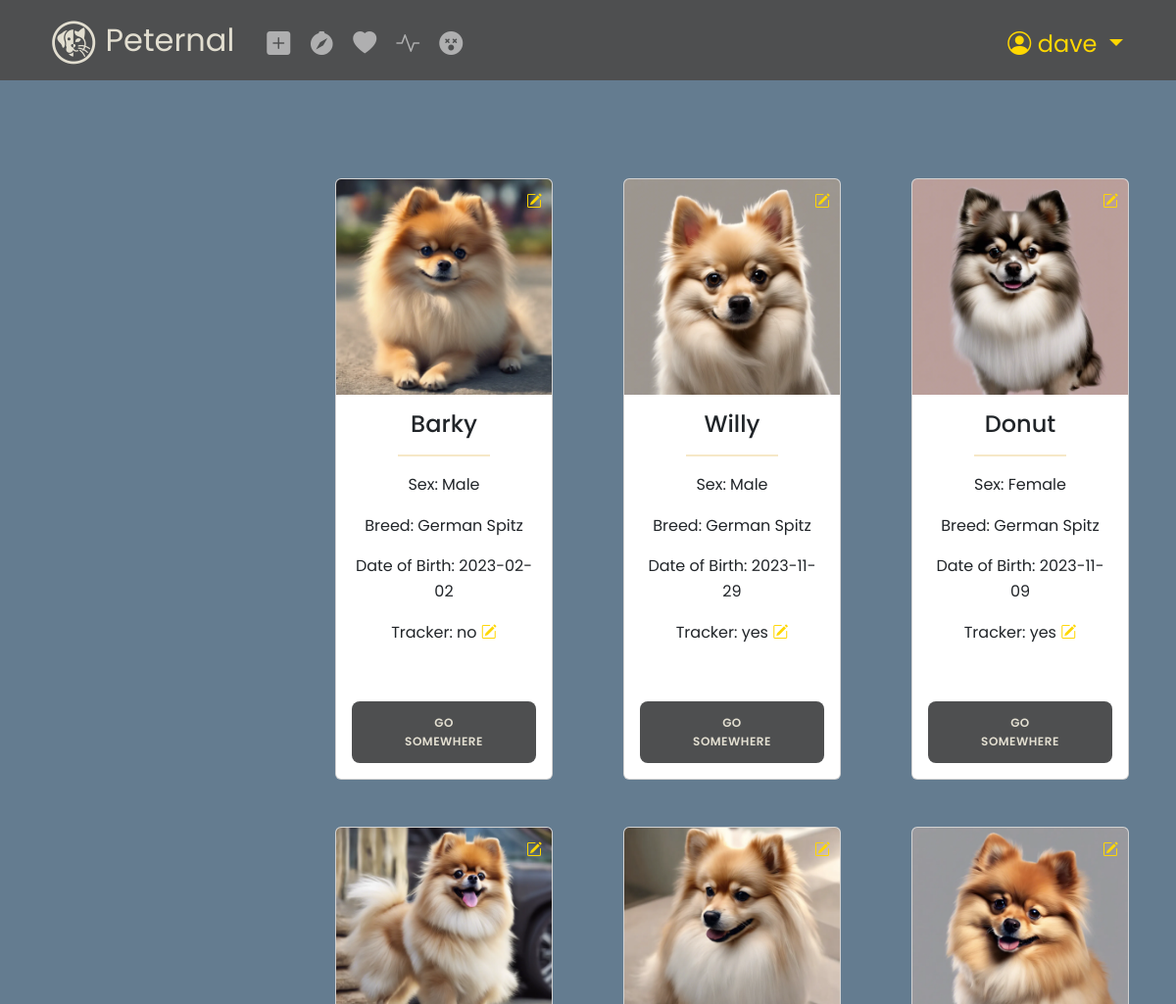
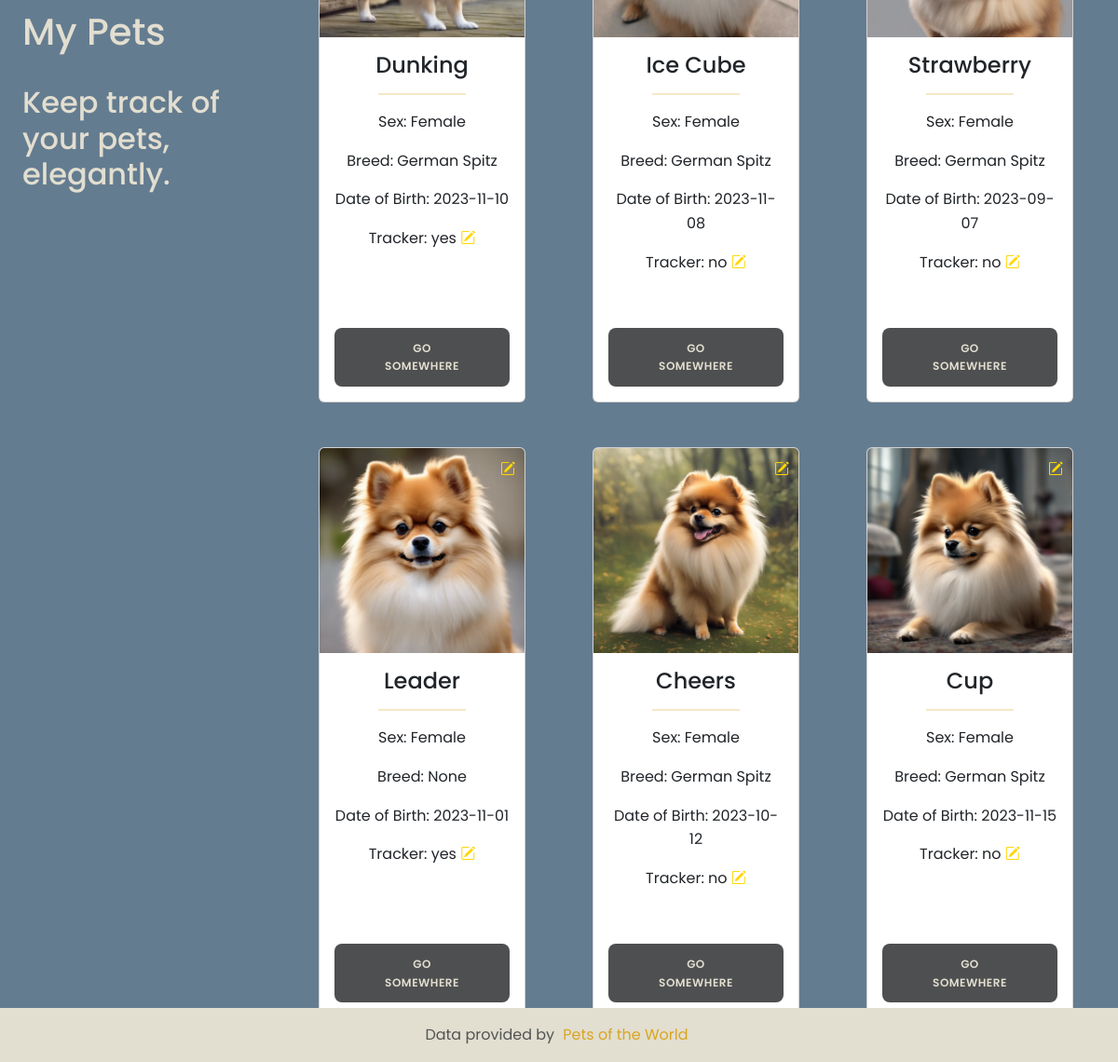
The page / (signed in) on the database its author committed (2 pictures, top to bottom).
### tables this page shows
CREATE TABLE users (
    user_id INTEGER PRIMARY KEY AUTOINCREMENT,
    username TEXT NOT NULL UNIQUE,
    hash TEXT NOT NULL,
    email TEXT NOT NULL UNIQUE,
    email_verified INTEGER DEFAULT 0
);

CREATE TABLE pets (
    pets_id INTEGER PRIMARY KEY AUTOINCREMENT,
    user_id INTEGER,
    pet_type TEXT NOT NULL,
    pet_sex TEXT NOT NULL,
    pet_name TEXT NOT NULL,
    photo_path TEXT,
    breed TEXT,
    pet_dob DATE,
    tracker TEXT,
    FOREIGN KEY(user_id) REFERENCES users(user_id)
);

### app.py (the view)
@app.route("/")
@login_required
def index():
    user_id = session["user_id"]
    try:
        pets = get_pets(user_id)
    except ValueError as e:
        flash(str(e), 'danger')
        logging.error("Error fetching pets: %s", e)
        pets = []  # Default to an empty list in case of an error
    return render_template("index.html", pets=pets)

### app.py (called while the page is built)
@app.after_request
def after_request(response):
    response.headers["Cache-Control"] = "no-cache, no-store, must-revalidate"
    response.headers["Expires"] = 0
    response.headers["Pragma"] = "no-cache"
    return response

@app.context_processor
def get_username_info():
    if "user_id" in session:
        user_id = session["user_id"]
        username_info = get_username_by_user_id(user_id)  # Function to get user info from DB
        return {'logged_in_user': username_info}  # 'user_info' should have username
    return {'logged_in_user': None}

### auth.py (called while the page is built)
def login_required(f):
    @wraps(f)
    def decorated_function(*args, **kwargs):
        if session.get("user_id") is None:
            return redirect("/login")
        return f(*args, **kwargs)
    return decorated_function

### database.py (called while the page is built)
def get_db_connection():
    conn = sqlite3.connect(DATABASE)
    conn.row_factory = sqlite3.Row
    return conn

def get_username_by_user_id(user_id):
    with get_db_connection() as conn:
        cursor = conn.cursor()
        cursor.execute("SELECT username FROM users WHERE user_id = ?", (user_id,))
        username_info = cursor.fetchone()
        return username_info

def get_pets(user_id):
    try:
        with get_db_connection() as conn:
            cursor = conn.cursor()
            cursor.execute("SELECT * FROM pets WHERE user_id = ?", (user_id,))
            pets = cursor.fetchall()
            return pets
    except sqlite3.IntegrityError as e:
        logging.error("Database error when fetching pets: %s", e)
        raise ValueError("Database error when fetching pets") from e

### templates/index.html (shortened to what this page needs)
{% extends "layout.html" %}
{% block main %}
<div class="container-fluid h-100 mb-4 mr-4 ml-4 mb-md-5 mr-md-5 ml-md-5">
    <div class="row h-100 align-items-center">
        <div class="col-md-3 col-12">
            <div class="fixed-column align-items-center h-100">
                <h1>My Pets</h1>
                <br>
                <h2>Keep track of your pets, elegantly.</h2>
                <br>
            </div>
        </div>
        <div class="col-md-9 col-12">
            <div class="row">
                {% for pet in pets %}
                <div class="col-lg-4 col-md-6 col-12 mb-5">
                    <div class="card h-100 m-4">
                        <img src="{{ url_for('static', filename=pet.photo_path) }}" class="card-img-top" alt="{{ pet.pet_name }}">
                        <i class="bi bi-pencil-square edit-photo-icon" onclick="editPhoto('{{ pet.pets_id }}')"></i>
                        <div class="card-body d-flex flex-column">
                            <div class="content">
                                <h4 class="card-title">{{ pet.pet_name }}</h4>
                                <hr class="hr-card" />
                                <p class="card-text">Sex: {{ pet.pet_sex }}</p>
                                <p class="card-text">Breed: {{ pet.breed }}</p>
                                <p class="card-text">Date of Birth: {{ pet.pet_dob }}</p>
                                <p class="card-text">Tracker: {{ pet.tracker }}
                                <i class="bi bi-pencil-square edit-tracker-icon" onclick="editTracker('{{ pet.pets_id }}')"></i></p>
                            </div>
                            <a href="#" class="button">Go somewhere</a>
                        </div>
                    </div>
                </div>
                {% endfor %}
            </div>
        </div>
    </div>
</div>
{% endblock %}

### templates/layout.html (shortened to what this page needs)
<!DOCTYPE html>
<html lang="en">
    <head>
        <link href="https://cdn.jsdelivr.net/npm/bootstrap@5.3.2/dist/css/bootstrap.min.css" rel="stylesheet">
        <link href="https://cdnjs.cloudflare.com/ajax/libs/select2/4.0.13/css/select2.min.css" rel="stylesheet">
        <link href="https://cdnjs.cloudflare.com/ajax/libs/bootstrap-icons/1.7.2/font/bootstrap-icons.css" rel="stylesheet">
        <link href="/static/styles.css" rel="stylesheet">
    </head>
    <body>
        <nav class="navbar navbar-dark bg-navbar sticky-top navbar-expand-md">
            <div class="container-fluid">
                <a class="navbar-brand" href="/"><span class="red"><img src="/static/favicon.ico" alt="Peternal"> Peternal </a>
                <div class="collapse navbar-collapse" id="navbar">
                    {% if session["user_id"] %}
                        <ul class="navbar-nav nav-pills me-auto mt-2">
                            <li class="nav-item">
                                <a class="nav-link" href="/add_pet" title="Add Pet"><i class="bi bi-plus-square-fill"></i></a>
                            </li>
                            <li class="nav-item">
                                <a class="nav-link" href="/tracking" title="Tracking"><i class="bi bi-compass-fill"></i></a>
                            </li>
                            <li class="nav-item">
                                <a class="nav-link" href="/dating" title="Dating"><i class="bi bi-heart-fill"></i></a>
                            </li>
                            <li class="nav-item">
                                <a class="nav-link" href="/health" title="Health"><i class="bi bi-activity"></i></a>
                            </li>
                            <li class="nav-item">
                                <a class="nav-link" href="/afterlife" title="Afterlife"><i class="bi bi-emoji-dizzy-fill"></i></a>
                            </li>
                        </ul>
                        <div class="nav-item dropdown ms-auto mt-2">
                            <a class="nav-link dropdown-toggle nav-user-icon" href="#" id="navbarDropdown" role="button" data-bs-toggle="dropdown" aria-expanded="false">
                                <i class="bi bi-person-circle"></i> {{ logged_in_user.username }}
                            </a>
                        </div>
                    {% endif %}
                </div>
            </div>
        </nav>
        <header>
        </header>
        <main class="container-fluid d-flex align-items-center full-height-container">
            {% block main %}{% endblock %}
        </main>
        <footer class="footer fixed-bottom mt-auto py-3 bg-footer text-center text-muted">
            <div class="footer-container">
                <span class="text-body-secondary">
                    Data provided by <a href="https://froggystyle.biz/">Pets of the World</a>
                </span>
            </div>
        </footer>
    </body>
</html>

### static/styles.css (style rules this page uses)
html, body { height: 100%; width: 100%; margin: 0; font-family: 'Poppins', sans-serif; }
:root { --main-color: #647C90; --light-color: #E2DED0; --dark-color: #4E4F50; --accent-color: #746C70; --highlight-color: #FFD700; --link-color: #DAA520; }
body { background-color: var(--main-color); color: var(--light-color); display: flex; flex-direction: column; font-size: 100%; line-height: 1.6; }
a { color: var(--link-color); text-decoration: none; padding-left: 5px; padding-right: 5px; }
main { flex: 1; }
.full-height-container { height: 100%; padding-bottom: 50px; }
.navbar { background-color: var(--dark-color); color: var(--light-color); padding-left: 2rem; padding-right: 2rem; font-size: x-large; }
.navbar a:not(.navbar-brand) { border: 2px solid transparent; outline: none; }
.navbar-brand { border: 2px solid transparent; color: var(--light-color); font-size: xx-large; outline: none; }
.nav-user-icon { border: 2px solid transparent; color: var(--highlight-color); padding: 0.5rem; outline: none; }
.bg-footer { background-color: var(--light-color); color: var(--dark-color); padding-top: 100px; }
.footer-container { border: 0px transparent; }
.button { background-color: var(--dark-color); color: var(--light-color); font-size: 12px; padding: 10px 45px; border: 2px solid transparent; border-radius: 8px; font-weight: 600; letter-spacing: 0.5px; text-transform: uppercase; margin-top: 10px; cursor: pointer; }
header { min-height: 100px; position: relative; z-index: 0; }
@media (min-width: 768px) { .col-md-9 { overflow-y: auto; max-height: 100vh; } }
.fixed-column { position: sticky; top: 0; }
.card .card-body { display: flex; flex-direction: column; justify-content: center; text-align: center; height: 100%; max-width: 350px; margin: auto; }
.card-body .content { flex-grow: 1; }
.edit-photo-icon, .edit-tracker-icon { color: var(--highlight-color); cursor: pointer; }
.edit-photo-icon { position: absolute; top: 10px; right: 10px; }
.hr-card { width: 50%; border: 1px solid var(--link-color); margin-left: auto; margin-right: auto; }

### rows shown on the page
users: username "dave"
pets: photo_path (picture), pet_name "Barky", pet_sex "Male", breed "German Spitz", pet_dob "2023-02-02", tracker "no"
pets: photo_path (picture), pet_name "Willy", pet_sex "Male", breed "German Spitz", pet_dob "2023-11-29", tracker "yes"
pets: photo_path (picture), pet_name "Donut", pet_sex "Female", breed "German Spitz", pet_dob "2023-11-09", tracker "yes"
pets: photo_path (picture), pet_name "Dunking", pet_sex "Female", breed "German Spitz", pet_dob "2023-11-10", tracker "yes"
pets: photo_path (picture), pet_name "Ice Cube", pet_sex "Female", breed "German Spitz", pet_dob "2023-11-08", tracker "no"
pets: photo_path (picture), pet_name "Strawberry", pet_sex "Female", breed "German Spitz", pet_dob "2023-09-07", tracker "no"
pets: photo_path (picture), pet_name "Leader", pet_sex "Female", breed "None", pet_dob "2023-11-01", tracker "yes"
pets: photo_path (picture), pet_name "Cheers", pet_sex "Female", breed "German Spitz", pet_dob "2023-10-12", tracker "no"
pets: photo_path (picture), pet_name "Cup", pet_sex "Female", breed "German Spitz", pet_dob "2023-11-15", tracker "no"
